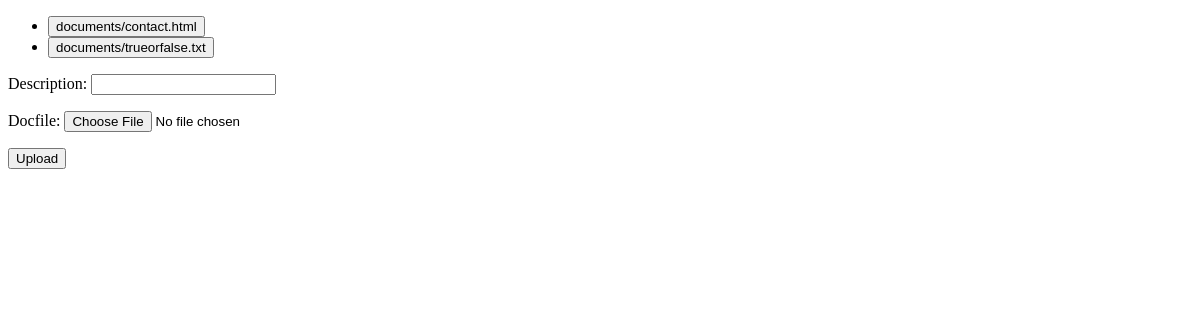
The page /server/upload on the database as committed earlier.
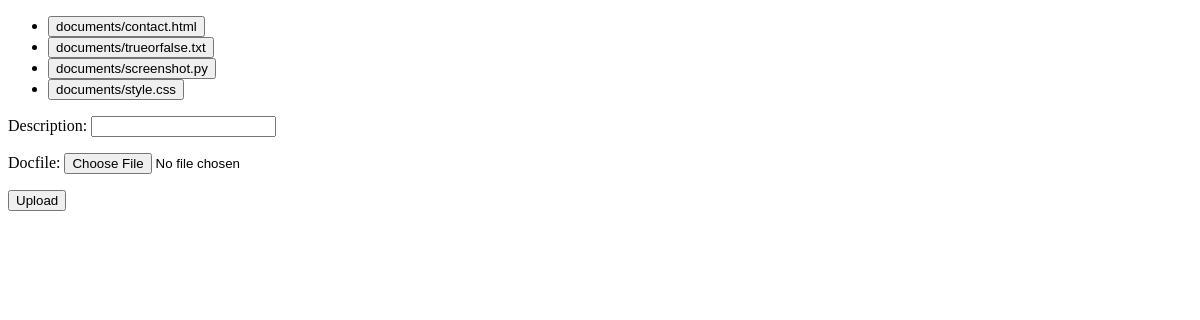
The same page on the database as committed later.
### server/models.py (models this page shows)
class Document(models.Model):
	description = models.CharField(max_length = 255, blank = True)
	docfile = models.FileField(upload_to='server.DB_File/bytes/filename/mimetype')

### server/views.py (the view)
# urls.py: urlpatterns = [path('upload',views.list, name='upload'),
def list(request):
    if request.method == 'POST':
        form = DocumentForm(request.POST, request.FILES)
        if form.is_valid():
            form.save()
            return redirect('upload')
    else:
        form = DocumentForm() # A empty, unbound form
    documents = Document.objects.all()
    return render(request, 'upload/upload.html',
        {'form': form,'documents' : documents})

### server/forms.py
class DocumentForm(forms.ModelForm):
    class Meta:
    	model= Document
    	fields=('description', 'docfile',)

### server/templates/upload/upload.html (shortened to what this page needs)
{% load static %}
<!DOCTYPE html>
<html>
    <head>
    </head>
    {% load static %}
    <body>
    {% if documents %}
        <ul>
        {% for document in documents %}
            <li>
<button id="myBtn{{ document.docfile.name }}">{{ document.docfile.name }}</button>
      </li>
        {% endfor %}
        </ul>
    {% else %}
        <p>No documents.</p>
    {% endif %}
        <form  method="post" enctype="multipart/form-data">
            {{form.as_p}}
            <button type = "submit">Upload</button>
        </form>
    </body>
</html>

Rows that differ between the two databases and show on the page:
added Document: docfile.name "documents/screenshot.py"
added Document: docfile.name "documents/style.css"
